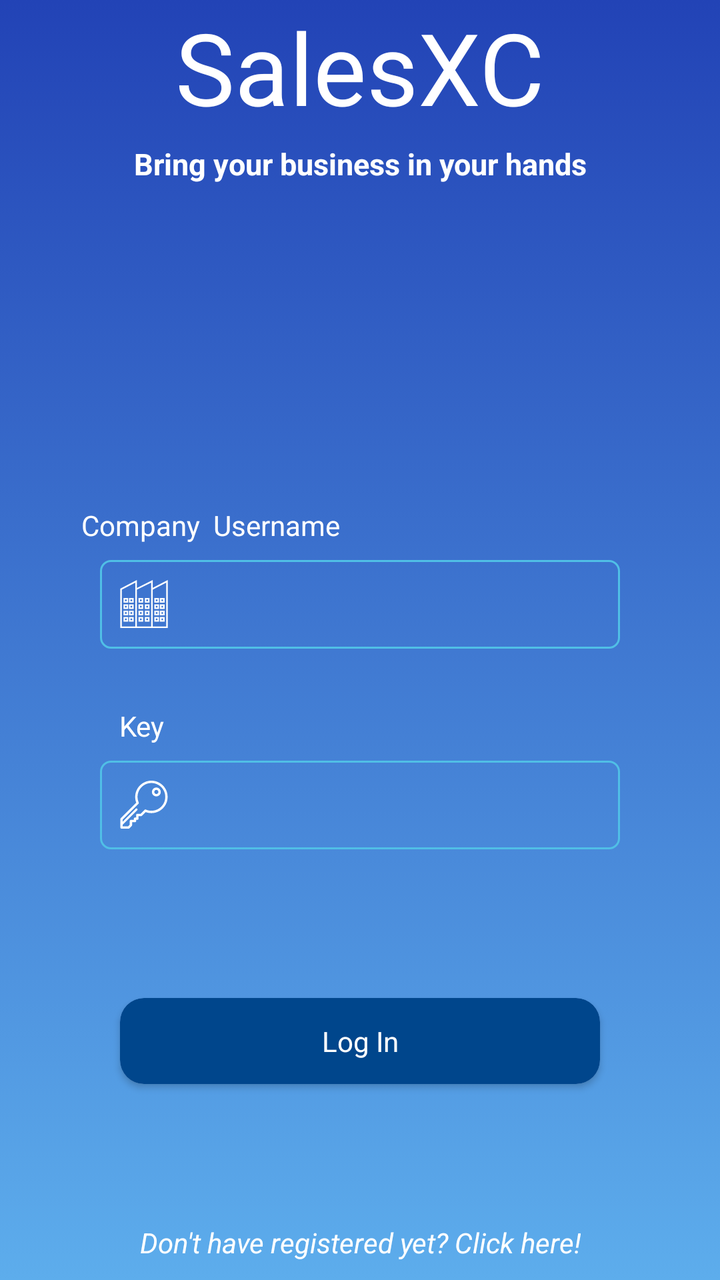
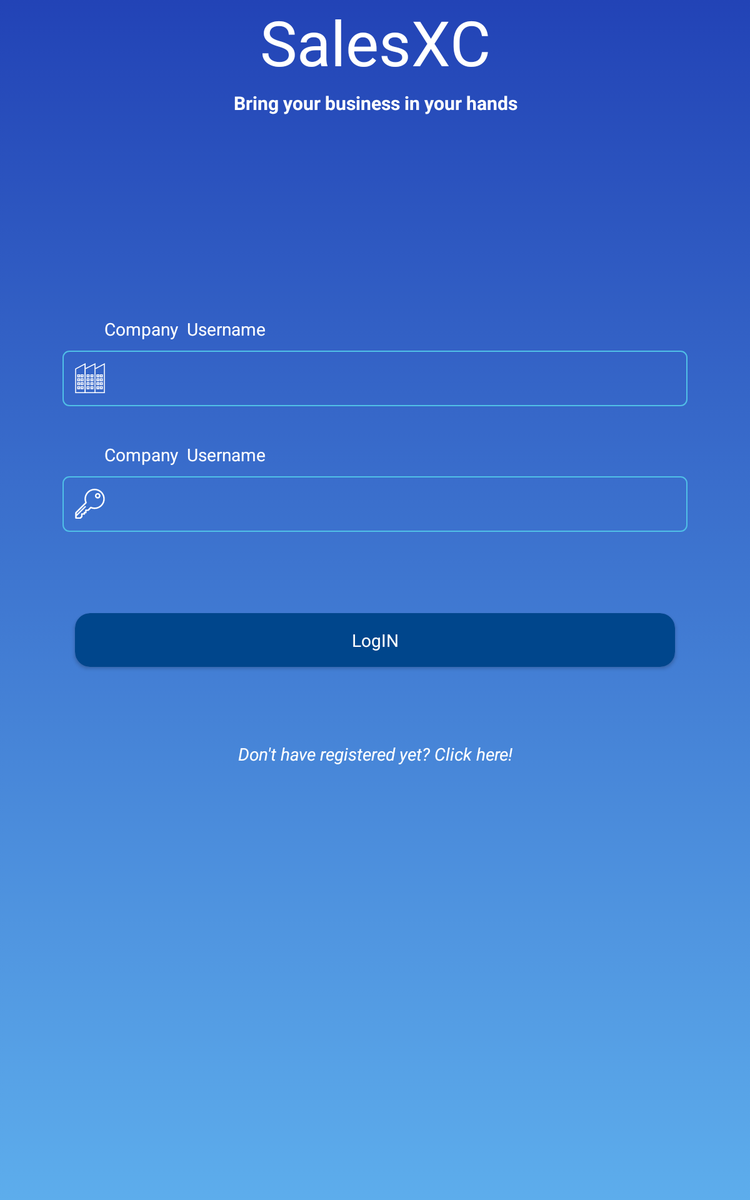

Compare how this app lays out the same screen by default and in its alternative resource folder. The renders come first, then the two layout files and the values they reference.
<!-- AndroidManifest.xml: application theme AppTheme -->
<!-- res/layout/activity_login.xml -->
<?xml version="1.0" encoding="utf-8"?>
<android.support.constraint.ConstraintLayout xmlns:android="http://schemas.android.com/apk/res/android"
    xmlns:app="http://schemas.android.com/apk/res-auto"
    xmlns:tools="http://schemas.android.com/tools"
    android:layout_width="match_parent"
    android:layout_height="match_parent"
    android:background="@drawable/gradient1"
    tools:context="com.example.shivam97.salesxc.LogInActivity">

    <TextView
        android:id="@+id/textView2"
        android:layout_width="match_parent"
        android:layout_height="wrap_content"
        android:text="SalesXC"
        android:textAlignment="center"
        android:textColor="@color/white"
        android:textSize="50sp"
        app:layout_constraintEnd_toEndOf="parent"
        app:layout_constraintStart_toStartOf="parent"
        app:layout_constraintTop_toTopOf="parent" />

    <TextView
        android:id="@+id/textView3"
        android:layout_width="match_parent"
        android:layout_height="wrap_content"
        android:layout_marginTop="5dp"
        android:text="Bring your business in your hands"
        android:textAlignment="center"
        android:textColor="@color/white"
        android:textSize="15dp"
        android:textStyle="bold"
        app:layout_constraintEnd_toEndOf="parent"
        app:layout_constraintStart_toStartOf="parent"
        app:layout_constraintTop_toBottomOf="@+id/textView2"
        />

    <TextView
        android:id="@+id/text4"
        android:layout_width="wrap_content"
        android:layout_height="wrap_content"
        android:layout_marginBottom="8dp"
        android:text="Company  Username"
        android:textColor="@color/white"
        app:layout_constraintBottom_toTopOf="@id/editText"
        app:layout_constraintEnd_toEndOf="parent"
        app:layout_constraintHorizontal_bias="0.177"
        app:layout_constraintStart_toStartOf="parent" />

    <EditText
        android:id="@+id/editText"
        android:layout_width="match_parent"
        android:layout_height="wrap_content"
        android:layout_marginStart="50dp"
        android:layout_marginTop="188dp"
        android:layout_marginEnd="50dp"
        android:background="@drawable/round_bg"
        android:drawableStart="@drawable/ic_factory"
        android:drawablePadding="5dp"
        android:ems="10"
        android:inputType="textPersonName"
        android:padding="10dp"
        android:textAlignment="center"
        app:layout_constraintEnd_toEndOf="parent"
        app:layout_constraintHorizontal_bias="1.0"
        app:layout_constraintStart_toStartOf="parent"
        app:layout_constraintTop_toBottomOf="@+id/textView3" />


    <TextView
        android:id="@+id/text5"
        android:layout_width="wrap_content"
        android:layout_height="wrap_content"
        android:layout_marginBottom="8dp"
        android:text="Key"
        android:textColor="@color/white"
        android:layout_marginTop="10dp"
        app:layout_constraintBottom_toTopOf="@id/editText2"
        app:layout_constraintEnd_toEndOf="parent"
        app:layout_constraintHorizontal_bias="0.177"
        app:layout_constraintStart_toStartOf="parent" />

    <EditText
        android:id="@+id/editText2"
        android:layout_width="match_parent"
        android:layout_height="wrap_content"
        android:layout_marginStart="50dp"
        android:layout_marginTop="56dp"
        android:layout_marginEnd="50dp"
        android:background="@drawable/round_bg"
        android:drawableStart="@drawable/ic_key"
        android:ems="10"
        android:inputType="textPassword"
        android:padding="10dp"
        android:textAlignment="center"
        app:layout_constraintEnd_toEndOf="parent"
        app:layout_constraintHorizontal_bias="1.0"
        app:layout_constraintStart_toStartOf="parent"
        app:layout_constraintTop_toBottomOf="@+id/editText" />

    <android.support.v7.widget.CardView
        android:id="@+id/cardLogIn"
        android:layout_width="match_parent"
        android:layout_height="wrap_content"
        android:layout_marginTop="65dp"
        android:background="@drawable/round_bg"
        app:cardBackgroundColor="#00468C"
        app:cardCornerRadius="12dp"
        android:layout_marginStart="60dp"
        android:layout_marginEnd="60dp"
        app:layout_constraintEnd_toEndOf="parent"
        app:layout_constraintStart_toStartOf="parent"
        app:layout_constraintTop_toBottomOf="@+id/editText2"
        app:layout_constraintBottom_toTopOf="@+id/create">

        <TextView
            android:layout_width="match_parent"
            android:layout_height="wrap_content"
            android:gravity="center"
            android:padding="12dp"
            android:text="Log In"
            android:textColor="@color/white" />

    </android.support.v7.widget.CardView>


    <TextView
        android:id="@+id/create"
        android:layout_width="wrap_content"
        android:layout_height="wrap_content"
        android:layout_marginTop="60dp"
        android:text="@string/click_here"
        android:textAlignment="center"
        android:textStyle="italic"
        android:textColor="@color/white"
        app:layout_constraintEnd_toEndOf="parent"
        app:layout_constraintStart_toStartOf="parent"
        app:layout_constraintTop_toBottomOf="@+id/cardLogIn"
        app:layout_constraintBottom_toBottomOf="parent"/>
</android.support.constraint.ConstraintLayout>
<!-- resources referenced by this layout -->
<resources>
  <color name="white">#ffffff</color>
  <!-- drawable gradient1 (drawable) -->
  <selector
      xmlns:android="http://schemas.android.com/apk/res/android">
      <item>
  <shape
      android:shape="rectangle">
      <gradient
          android:angle="90"
          android:startColor="#5DADEC"
          android:endColor="@color/colorPrimary"
          android:type="linear" />
  </shape>
      </item>
  </selector>
  <!-- drawable ic_factory: vector/xml drawable (drawable, 7790 chars, omitted) -->
  <!-- drawable ic_key (drawable) -->
  <vector android:height="24dp" android:viewportHeight="512"
      android:viewportWidth="512" android:width="24dp" xmlns:android="http://schemas.android.com/apk/res/android">
      <path android:fillColor="#fff" android:pathData="M334.974,0c-95.419,0 -173.049,77.63 -173.049,173.049c0,21.213 3.769,41.827 11.211,61.403L7.672,399.928c-2.365,2.366 -3.694,5.573 -3.694,8.917v90.544c0,6.965 5.646,12.611 12.611,12.611h74.616c3.341,0 6.545,-1.325 8.91,-3.686l25.145,-25.107c2.37,-2.366 3.701,-5.577 3.701,-8.925v-30.876h30.837c6.965,0 12.611,-5.646 12.611,-12.611v-12.36h12.361c6.964,0 12.611,-5.646 12.611,-12.611v-27.136h27.136c3.344,0 6.551,-1.329 8.917,-3.694l40.121,-40.121c19.579,7.449 40.196,11.223 61.417,11.223c95.419,0 173.049,-77.63 173.049,-173.049C508.022,77.63 430.393,0 334.974,0zM334.974,320.874c-20.642,0 -40.606,-4.169 -59.339,-12.393c-4.844,-2.126 -10.299,-0.956 -13.871,2.525c-0.039,0.037 -0.077,0.067 -0.115,0.106l-42.354,42.354h-34.523c-6.965,0 -12.611,5.646 -12.611,12.611v27.136H159.8c-6.964,0 -12.611,5.646 -12.611,12.611v12.36h-30.838c-6.964,0 -12.611,5.646 -12.611,12.611v38.257l-17.753,17.725H29.202v-17.821l154.141,-154.14c4.433,-4.433 4.433,-11.619 0,-16.051s-11.617,-4.434 -16.053,0L29.202,436.854V414.07l167.696,-167.708c0.038,-0.038 0.067,-0.073 0.102,-0.11c3.482,-3.569 4.656,-9.024 2.53,-13.872c-8.216,-18.732 -12.38,-38.695 -12.38,-59.33c0,-81.512 66.315,-147.827 147.827,-147.827S482.802,91.537 482.802,173.05C482.8,254.56 416.484,320.874 334.974,320.874z"/>
      <path android:fillColor="#fff" android:pathData="M387.638,73.144c-26.047,0 -47.237,21.19 -47.237,47.237s21.19,47.237 47.237,47.237s47.237,-21.19 47.237,-47.237S413.686,73.144 387.638,73.144zM387.638,142.396c-12.139,0 -22.015,-9.876 -22.015,-22.015s9.876,-22.015 22.015,-22.015s22.015,9.876 22.015,22.015S399.777,142.396 387.638,142.396z"/>
  </vector>
  <!-- drawable round_bg (drawable) -->
  <?xml version="1.0" encoding="utf-8"?>
  <selector xmlns:android="http://schemas.android.com/apk/res/android">
  <item android:state_pressed="true" >
      <shape android:shape="rectangle"  >
          <corners android:radius="10dp" />
          <stroke android:width="1dp" android:color="#50BFE6" />
          <solid   android:color="@color/colorPrimary"  />
      </shape>
  </item>
      <item android:state_focused="true">
          <shape android:shape="rectangle"  >
              <corners android:radius="8dp" />
              <stroke android:width="1dip" android:color="#50BFE6" />
              <solid android:color="@color/colorPrimary"/>
          </shape>
      </item>
  <item >
      <shape
          android:shape="rectangle" android:padding="10dp">
          <solid android:color="@android:color/transparent"/>
          <stroke android:width="1dp" android:color="#50BFE6" />
          <corners
              android:radius="5dp"/>
      </shape>
  </item>
  </selector>
  <string name="click_here">Don\'t have registered yet? Click here!</string>
  <style name="AppTheme" parent="Theme.AppCompat.Light.NoActionBar">
          
          <item name="colorPrimary">@color/colorPrimary</item>
          <item name="colorPrimaryDark">@color/colorPrimaryDark</item>
          <item name="colorAccent">@color/colorAccent</item>
          <item name="colorControlActivated">#c1c2c4</item>
      </style>
  <color name="colorPrimary">#2243B6</color>
  <color name="colorPrimaryDark">#2243B6</color>
  <color name="colorAccent">#00468C</color>
</resources>
<!-- res/layout-sw600dp/activity_login.xml (the repository's variant of the layout above) -->
<!-- drawn on a 7-inch tablet held upright -->
<?xml version="1.0" encoding="utf-8"?>
<android.support.constraint.ConstraintLayout xmlns:android="http://schemas.android.com/apk/res/android"
    xmlns:app="http://schemas.android.com/apk/res-auto"
    xmlns:tools="http://schemas.android.com/tools"
    android:layout_width="match_parent"
    android:layout_height="match_parent"
    android:background="@drawable/gradient1"
    tools:context="com.example.shivam97.salesxc.LogInActivity">

    <TextView
        android:id="@+id/textView2"
        android:layout_width="match_parent"
        android:layout_height="wrap_content"
        android:text="SalesXC"
        android:textAlignment="center"
        android:textColor="@color/white"
        android:textSize="50sp"
        app:layout_constraintEnd_toEndOf="parent"
        app:layout_constraintStart_toStartOf="parent"
        app:layout_constraintTop_toTopOf="parent" />

    <TextView
        android:id="@+id/textView3"
        android:layout_width="match_parent"
        android:layout_height="wrap_content"
        android:layout_marginTop="5dp"
        android:text="Bring your business in your hands"
        android:textAlignment="center"
        android:textColor="@color/white"
        android:textSize="15dp"
        android:textStyle="bold"
        app:layout_constraintEnd_toEndOf="parent"
        app:layout_constraintStart_toStartOf="parent"
        app:layout_constraintTop_toBottomOf="@+id/textView2" />

    <TextView
        android:id="@+id/text4"
        android:layout_width="wrap_content"
        android:layout_height="wrap_content"
        android:layout_marginBottom="8dp"
        android:text="Company  Username"
        android:textColor="@color/white"
        app:layout_constraintBottom_toTopOf="@id/editText"
        app:layout_constraintEnd_toEndOf="parent"
        app:layout_constraintHorizontal_bias="0.177"
        app:layout_constraintStart_toStartOf="parent" />

    <EditText
        android:id="@+id/editText"
        android:layout_width="match_parent"
        android:layout_height="wrap_content"
        android:layout_marginStart="50dp"
        android:layout_marginTop="188dp"
        android:layout_marginEnd="50dp"
        android:background="@drawable/round_bg"
        android:drawableStart="@drawable/ic_factory"
        android:drawablePadding="5dp"
        android:ems="10"
        android:inputType="textPersonName"
        android:padding="10dp"
        android:textAlignment="center"
        app:layout_constraintEnd_toEndOf="parent"
        app:layout_constraintHorizontal_bias="1.0"
        app:layout_constraintStart_toStartOf="parent"
        app:layout_constraintTop_toBottomOf="@+id/textView3" />


    <TextView
        android:id="@+id/text5"
        android:layout_width="wrap_content"
        android:layout_height="wrap_content"
        android:layout_marginBottom="8dp"
        android:text="Company  Username"
        android:textColor="@color/white"
        android:layout_marginTop="10dp"
        app:layout_constraintBottom_toTopOf="@id/editText2"
        app:layout_constraintEnd_toEndOf="parent"
        app:layout_constraintHorizontal_bias="0.177"
        app:layout_constraintStart_toStartOf="parent" />

    <EditText
        android:id="@+id/editText2"
        android:layout_width="match_parent"
        android:layout_height="wrap_content"
        android:layout_marginStart="50dp"
        android:layout_marginTop="56dp"
        android:layout_marginEnd="50dp"
        android:background="@drawable/round_bg"
        android:drawableStart="@drawable/ic_key"
        android:ems="10"
        android:inputType="textPassword"
        android:padding="10dp"
        android:textAlignment="center"
        app:layout_constraintEnd_toEndOf="parent"
        app:layout_constraintHorizontal_bias="1.0"
        app:layout_constraintStart_toStartOf="parent"
        app:layout_constraintTop_toBottomOf="@+id/editText" />

    <android.support.v7.widget.CardView
        android:id="@+id/cardLogIn"
        android:layout_width="match_parent"
        android:layout_height="wrap_content"
        android:layout_marginTop="65dp"
        android:background="@drawable/round_bg"
        app:cardBackgroundColor="#00468C"
        app:cardCornerRadius="12dp"
        android:layout_marginStart="60dp"
        android:layout_marginEnd="60dp"
        app:layout_constraintEnd_toEndOf="parent"
        app:layout_constraintStart_toStartOf="parent"
        app:layout_constraintTop_toBottomOf="@+id/editText2">

        <TextView
            android:layout_width="match_parent"
            android:layout_height="wrap_content"
            android:gravity="center"
            android:padding="12dp"
            android:text="LogIN"
            android:textColor="@color/white" />

    </android.support.v7.widget.CardView>


    <TextView
        android:id="@+id/create"
        android:layout_width="wrap_content"
        android:layout_height="wrap_content"
        android:layout_marginTop="60dp"
        android:text="@string/click_here"
        android:textAlignment="center"
        android:textStyle="italic"
        android:textColor="@color/white"
        app:layout_constraintEnd_toEndOf="parent"
        app:layout_constraintStart_toStartOf="parent"
        app:layout_constraintTop_toBottomOf="@+id/cardLogIn" />
</android.support.constraint.ConstraintLayout>
